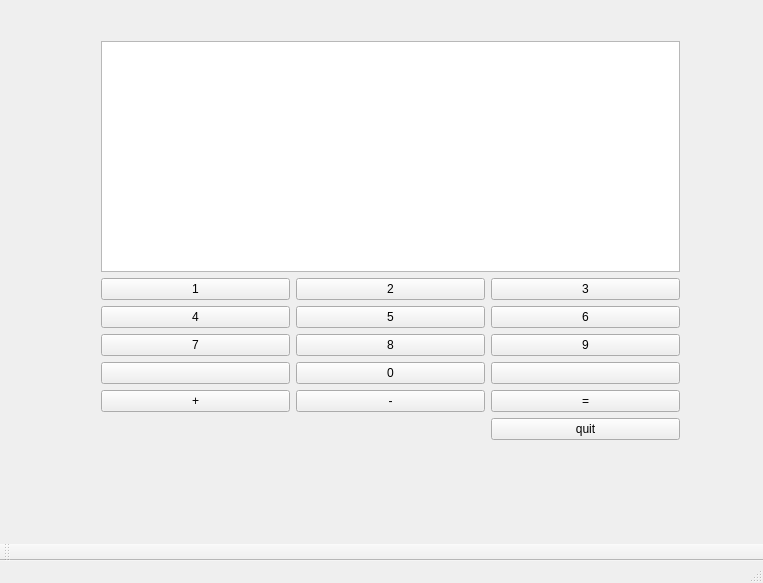
<?xml version="1.0" encoding="UTF-8"?>
<ui version="4.0">
 <class>MainWindow</class>
 <widget class="QMainWindow" name="MainWindow">
  <property name="geometry">
   <rect>
    <x>0</x>
    <y>0</y>
    <width>763</width>
    <height>583</height>
   </rect>
  </property>
  <property name="windowTitle">
   <string>MainWindow</string>
  </property>
  <widget class="QWidget" name="centralWidget">
   <widget class="QWidget" name="">
    <property name="geometry">
     <rect>
      <x>90</x>
      <y>30</y>
      <width>601</width>
      <height>421</height>
     </rect>
    </property>
    <layout class="QVBoxLayout" name="verticalLayout">
     <item>
      <widget class="QTextBrowser" name="textBrowser"/>
     </item>
     <item>
      <layout class="QGridLayout" name="gridLayout">
       <item row="0" column="0">
        <widget class="QPushButton" name="pushButton_1">
         <property name="text">
          <string>1</string>
         </property>
        </widget>
       </item>
       <item row="1" column="1">
        <widget class="QPushButton" name="pushButton_5">
         <property name="text">
          <string>5</string>
         </property>
        </widget>
       </item>
       <item row="2" column="2">
        <widget class="QPushButton" name="pushButton_9">
         <property name="text">
          <string>9</string>
         </property>
        </widget>
       </item>
       <item row="2" column="0">
        <widget class="QPushButton" name="pushButton_7">
         <property name="text">
          <string>7</string>
         </property>
        </widget>
       </item>
       <item row="2" column="1">
        <widget class="QPushButton" name="pushButton_8">
         <property name="text">
          <string>8</string>
         </property>
        </widget>
       </item>
       <item row="0" column="2">
        <widget class="QPushButton" name="pushButton_3">
         <property name="text">
          <string>3</string>
         </property>
        </widget>
       </item>
       <item row="3" column="2">
        <widget class="QPushButton" name="pushButton_12">
         <property name="text">
          <string/>
         </property>
        </widget>
       </item>
       <item row="3" column="0">
        <widget class="QPushButton" name="pushButton_10">
         <property name="text">
          <string/>
         </property>
        </widget>
       </item>
       <item row="5" column="2">
        <widget class="QPushButton" name="QuitButton">
         <property name="text">
          <string>quit</string>
         </property>
        </widget>
       </item>
       <item row="4" column="1">
        <widget class="QPushButton" name="MinusButton">
         <property name="text">
          <string>-</string>
         </property>
        </widget>
       </item>
       <item row="1" column="0">
        <widget class="QPushButton" name="pushButton_4">
         <property name="text">
          <string>4</string>
         </property>
        </widget>
       </item>
       <item row="4" column="2">
        <widget class="QPushButton" name="EqualButton">
         <property name="text">
          <string>=</string>
         </property>
        </widget>
       </item>
       <item row="1" column="2">
        <widget class="QPushButton" name="pushButton_6">
         <property name="text">
          <string>6</string>
         </property>
        </widget>
       </item>
       <item row="0" column="1">
        <widget class="QPushButton" name="pushButton_2">
         <property name="text">
          <string>2</string>
         </property>
        </widget>
       </item>
       <item row="3" column="1">
        <widget class="QPushButton" name="pushButton_0">
         <property name="text">
          <string>0</string>
         </property>
        </widget>
       </item>
       <item row="4" column="0">
        <widget class="QPushButton" name="AddButton">
         <property name="text">
          <string>+</string>
         </property>
        </widget>
       </item>
      </layout>
     </item>
    </layout>
   </widget>
  </widget>
  <widget class="QMenuBar" name="menuBar">
   <property name="geometry">
    <rect>
     <x>0</x>
     <y>0</y>
     <width>763</width>
     <height>33</height>
    </rect>
   </property>
  </widget>
  <widget class="QToolBar" name="mainToolBar">
   <attribute name="toolBarArea">
    <enum>BottomToolBarArea</enum>
   </attribute>
   <attribute name="toolBarBreak">
    <bool>false</bool>
   </attribute>
  </widget>
  <widget class="QStatusBar" name="statusBar"/>
 </widget>
 <layoutdefault spacing="6" margin="11"/>
 <resources/>
 <connections/>
</ui>
